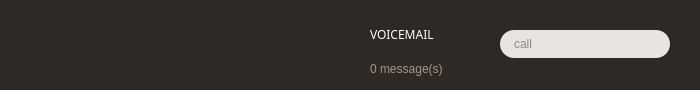
<?xml version="1.0" encoding="UTF-8"?>
<ui version="4.0">
 <class>IdentityWidget</class>
 <widget class="QWidget" name="IdentityWidget">
  <property name="geometry">
   <rect>
    <x>0</x>
    <y>0</y>
    <width>700</width>
    <height>90</height>
   </rect>
  </property>
  <property name="minimumSize">
   <size>
    <width>700</width>
    <height>90</height>
   </size>
  </property>
  <property name="baseSize">
   <size>
    <width>0</width>
    <height>0</height>
   </size>
  </property>
  <property name="windowTitle">
   <string notr="true"/>
  </property>
  <property name="autoFillBackground">
   <bool>false</bool>
  </property>
  <property name="styleSheet">
   <string notr="true">#IdentityWidget {
    background: #2c2927;
}

QMenu {
    background: white;
    border: 1px solid grey;
    border-radius: 10px;
    padding-top: 7px;
    padding-bottom: 7px;
}

QMenu::item {
    padding-top: 5px;
    padding-left: 13px;
    padding-right: 23px;
    padding-bottom: 5px;
}

QMenu::separator {
    background: #e8e4e2;
    height: 1px;
}

QMenu::item:selected {
    background: #e8e4e2;
    color: black;
}

QToolButton::menu-indicator {
    image: none;
}</string>
  </property>
  <widget class="QPushButton" name="fold_button">
   <property name="geometry">
    <rect>
     <x>15</x>
     <y>30</y>
     <width>30</width>
     <height>30</height>
    </rect>
   </property>
   <property name="focusPolicy">
    <enum>Qt::NoFocus</enum>
   </property>
   <property name="styleSheet">
    <string notr="true">QPushButton, QPushButton:checked, QPushButton:pressed{
    top: 0px;
    left: 0px;
	border: 0px;
    padding: 0px;
    background-color: transparent;
}</string>
   </property>
   <property name="text">
    <string/>
   </property>
   <property name="icon">
    <iconset resource="identity.qrc">
     <normaloff>:/identity/images/hide.svg</normaloff>:/identity/images/hide.svg</iconset>
   </property>
   <property name="iconSize">
    <size>
     <width>30</width>
     <height>30</height>
    </size>
   </property>
   <property name="checkable">
    <bool>true</bool>
   </property>
   <property name="flat">
    <bool>true</bool>
   </property>
  </widget>
  <widget class="QLabel" name="avatar">
   <property name="geometry">
    <rect>
     <x>90</x>
     <y>15</y>
     <width>60</width>
     <height>60</height>
    </rect>
   </property>
   <property name="text">
    <string/>
   </property>
   <property name="pixmap">
    <pixmap resource="identity.qrc">:/identity/images/john-doe.svg</pixmap>
   </property>
   <property name="scaledContents">
    <bool>false</bool>
   </property>
  </widget>
  <widget class="QLabel" name="name">
   <property name="geometry">
    <rect>
     <x>160</x>
     <y>20</y>
     <width>161</width>
     <height>18</height>
    </rect>
   </property>
   <property name="font">
    <font>
     <family>Dyno</family>
     <pointsize>13</pointsize>
     <weight>50</weight>
     <bold>false</bold>
    </font>
   </property>
   <property name="styleSheet">
    <string notr="true">color: white;</string>
   </property>
   <property name="text">
    <string/>
   </property>
  </widget>
  <widget class="QLabel" name="options">
   <property name="geometry">
    <rect>
     <x>160</x>
     <y>35</y>
     <width>161</width>
     <height>18</height>
    </rect>
   </property>
   <property name="font">
    <font>
     <family>Liberation Sans</family>
     <pointsize>8</pointsize>
     <weight>50</weight>
     <bold>false</bold>
    </font>
   </property>
   <property name="styleSheet">
    <string notr="true">color: #A09790</string>
   </property>
   <property name="text">
    <string/>
   </property>
  </widget>
  <widget class="QLabel" name="voicemail_label">
   <property name="geometry">
    <rect>
     <x>370</x>
     <y>25</y>
     <width>91</width>
     <height>18</height>
    </rect>
   </property>
   <property name="font">
    <font>
     <family>Dyno</family>
     <pointsize>9</pointsize>
    </font>
   </property>
   <property name="styleSheet">
    <string notr="true">color: white;</string>
   </property>
   <property name="text">
    <string>VOICEMAIL</string>
   </property>
  </widget>
  <widget class="QLabel" name="voicemail_number">
   <property name="geometry">
    <rect>
     <x>370</x>
     <y>40</y>
     <width>91</width>
     <height>18</height>
    </rect>
   </property>
   <property name="font">
    <font>
     <family>Liberation Sans</family>
     <pointsize>8</pointsize>
    </font>
   </property>
   <property name="styleSheet">
    <string notr="true">color: #a09790;</string>
   </property>
   <property name="text">
    <string/>
   </property>
  </widget>
  <widget class="QPushButton" name="voicemail_button">
   <property name="geometry">
    <rect>
     <x>320</x>
     <y>15</y>
     <width>50</width>
     <height>60</height>
    </rect>
   </property>
   <property name="focusPolicy">
    <enum>Qt::NoFocus</enum>
   </property>
   <property name="toolTip">
    <string>Call your voicemail</string>
   </property>
   <property name="styleSheet">
    <string notr="true">QPushButton, QPushButton:checked, QPushButton:pressed{
    top: 0px;
    left: 0px;
	border: 0px;
    padding: 0px;
    background-color: transparent;
}</string>
   </property>
   <property name="text">
    <string/>
   </property>
   <property name="icon">
    <iconset resource="identity.qrc">
     <normaloff>:/identity/images/voicemail.svg</normaloff>:/identity/images/voicemail.svg</iconset>
   </property>
   <property name="iconSize">
    <size>
     <width>30</width>
     <height>30</height>
    </size>
   </property>
   <property name="flat">
    <bool>true</bool>
   </property>
  </widget>
  <widget class="QToolButton" name="presence_button">
   <property name="geometry">
    <rect>
     <x>87</x>
     <y>54</y>
     <width>24</width>
     <height>24</height>
    </rect>
   </property>
   <property name="styleSheet">
    <string notr="true">QToolButton, QToolButton:checked, QToolButton:pressed{
    top: 0px;
    left: 0px;
    background-color: transparent;
	border: 0px;
    padding: 0px;
    selection-color: transparent;
    color: transparent;
}</string>
   </property>
   <property name="text">
    <string/>
   </property>
   <property name="popupMode">
    <enum>QToolButton::InstantPopup</enum>
   </property>
   <property name="autoRaise">
    <bool>true</bool>
   </property>
   <property name="arrowType">
    <enum>Qt::NoArrow</enum>
   </property>
  </widget>
  <widget class="QToolButton" name="agent_button">
   <property name="geometry">
    <rect>
     <x>160</x>
     <y>55</y>
     <width>20</width>
     <height>20</height>
    </rect>
   </property>
   <property name="focusPolicy">
    <enum>Qt::NoFocus</enum>
   </property>
   <property name="styleSheet">
    <string notr="true">QToolButton, QToolButton:checked, QToolButton:pressed{
    top: 0px;
    left: 0px;
    background-color: transparent;
	border: 0px;
    padding: 0px;
    selection-color: transparent;
    color: transparent;
}</string>
   </property>
   <property name="text">
    <string/>
   </property>
   <property name="icon">
    <iconset resource="../../../xivoclient.qrc">
     <normaloff>:/images/agent-on.svg</normaloff>:/images/agent-on.svg</iconset>
   </property>
   <property name="iconSize">
    <size>
     <width>20</width>
     <height>20</height>
    </size>
   </property>
   <property name="popupMode">
    <enum>QToolButton::InstantPopup</enum>
   </property>
   <property name="autoRaise">
    <bool>true</bool>
   </property>
  </widget>
  <widget class="QLabel" name="voicemail_messages">
   <property name="geometry">
    <rect>
     <x>370</x>
     <y>60</y>
     <width>91</width>
     <height>18</height>
    </rect>
   </property>
   <property name="font">
    <font>
     <family>Liberation Sans</family>
     <pointsize>9</pointsize>
    </font>
   </property>
   <property name="styleSheet">
    <string notr="true">color: #A09790;</string>
   </property>
   <property name="text">
    <string extracomment="default for unread voicemail messages">0 message(s)</string>
   </property>
  </widget>
  <widget class="QLineEdit" name="call_input">
   <property name="geometry">
    <rect>
     <x>500</x>
     <y>30</y>
     <width>170</width>
     <height>28</height>
    </rect>
   </property>
   <property name="font">
    <font>
     <family>Liberation Sans</family>
     <pointsize>9</pointsize>
    </font>
   </property>
   <property name="styleSheet">
    <string notr="true">background-color: #e8e4e2;
border-radius: 14px;
padding-left: 12px;
color: #2c2927;</string>
   </property>
   <property name="placeholderText">
    <string>call</string>
   </property>
  </widget>
 </widget>
 <resources>
  <include location="identity.qrc"/>
  <include location="../people/people.qrc"/>
  <include location="../../../xivoclient.qrc"/>
 </resources>
 <connections/>
</ui>
